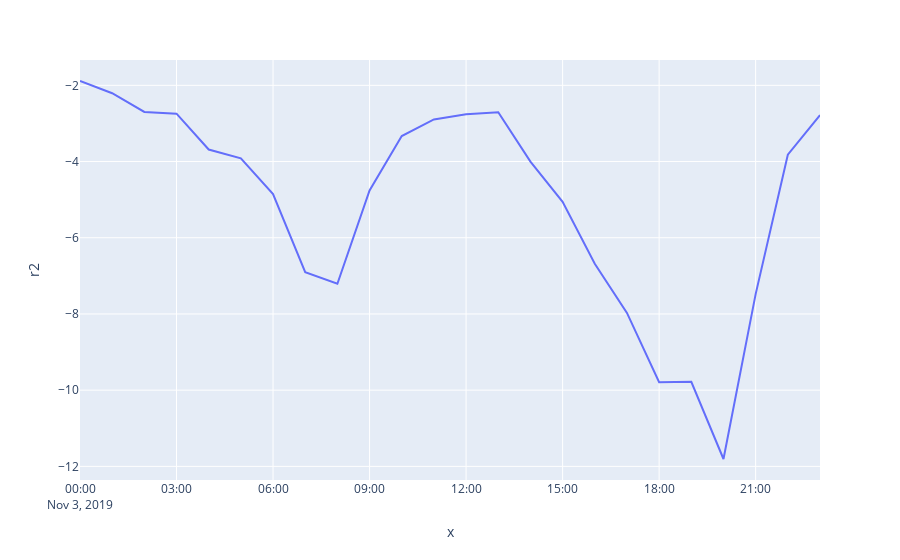
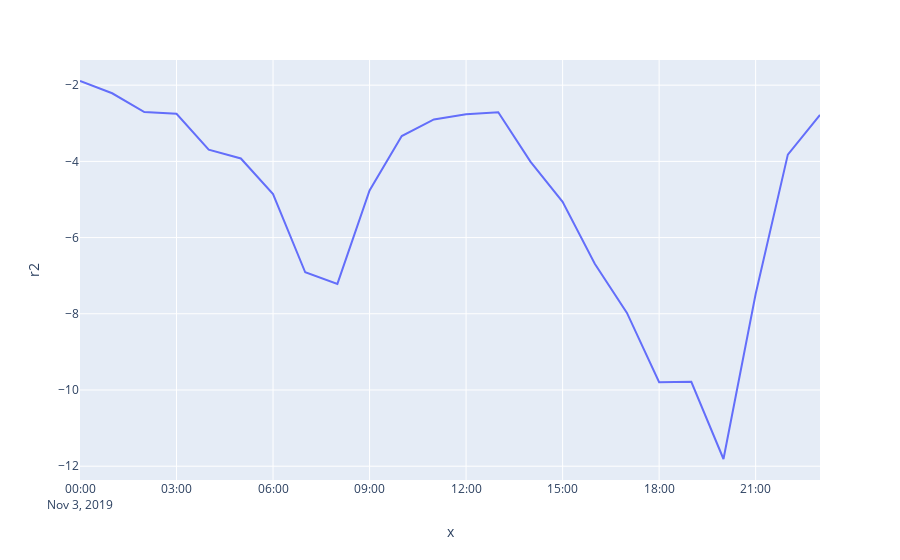
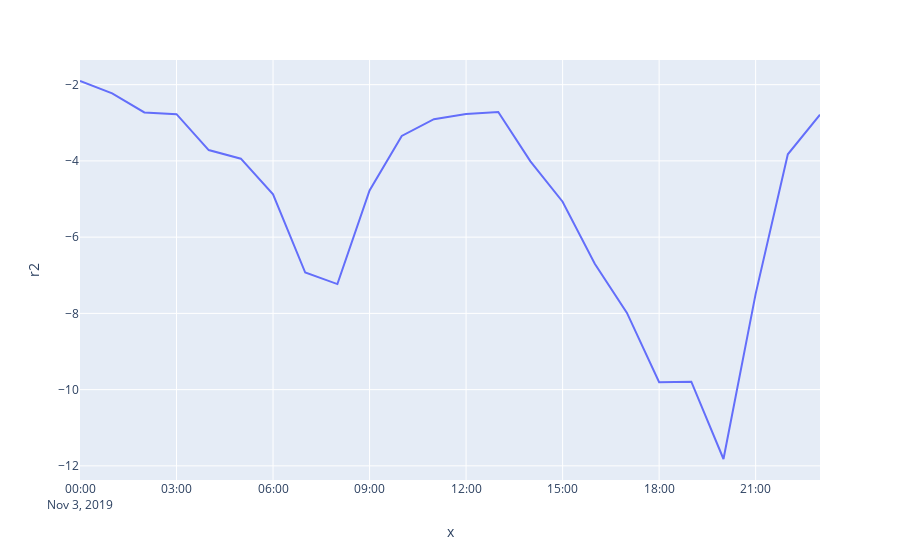
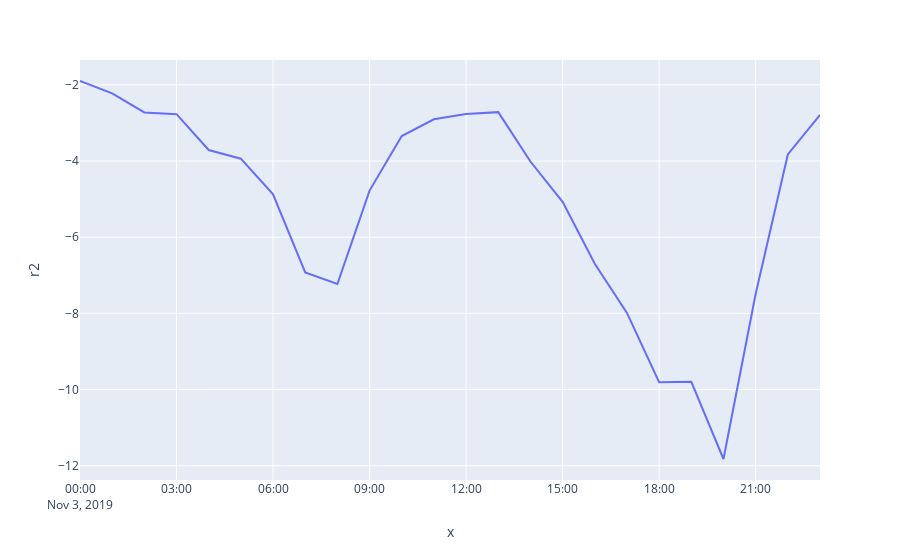

Here is the notebook cell these charts were saved with, in order:
### Code cell
for model_data in exp.model_data_list:
    scores = validation.metrics.measure_scores_by_hour(
        model_data.normalised_pred_data_df, validation.metrics.get_metric_methods()
    )

    fig = px.line(scores, x=scores.index, y=scores.r2)
    fig.show()

### Figure 1 — Plotly figure (JSON) as saved in the notebook; plotly's stock layout.template omitted (floating-point values rounded to 4 significant figures)
{"data": [{"hoverlabel": {"namelength": 0}, "hovertemplate": "x=%{x}<br>r2=%{y}", "legendgroup": "", "line": {"color": "#636efa", "dash": "solid"}, "mode": "lines", "name": "", "showlegend": false, "type": "scatter", "x": ["2019-11-03 00:00:00", "2019-11-03 01:00:00", "2019-11-03 02:00:00", "2019-11-03 03:00:00", "2019-11-03 04:00:00", "2019-11-03 05:00:00", "2019-11-03 06:00:00", "2019-11-03 07:00:00", "2019-11-03 08:00:00", "2019-11-03 09:00:00", "2019-11-03 10:00:00", "2019-11-03 11:00:00", "2019-11-03 12:00:00", "2019-11-03 13:00:00", "2019-11-03 14:00:00", "2019-11-03 15:00:00", "2019-11-03 16:00:00", "2019-11-03 17:00:00", "2019-11-03 18:00:00", "2019-11-03 19:00:00", "2019-11-03 20:00:00", "2019-11-03 21:00:00", "2019-11-03 22:00:00", "2019-11-03 23:00:00"], "xaxis": "x", "y": [-1.886, -2.207, -2.699, -2.744, -3.685, -3.917, -4.852, -6.904, -7.207, -4.76, -3.331, -2.894, -2.757, -2.708, -4.001, -5.059, -6.684, -7.974, -9.791, -9.782, -11.81, -7.479, -3.821, -2.781], "yaxis": "y"}], "layout": {"legend": {"tracegroupgap": 0}, "margin": {"t": 60}, "xaxis": {"anchor": "y", "domain": [0, 1], "title": {"text": "x"}}, "yaxis": {"anchor": "x", "domain": [0, 1], "title": {"text": "r2"}}}}

### Figure 2 — Plotly figure (JSON) as saved in the notebook; plotly's stock layout.template omitted (floating-point values rounded to 4 significant figures)
{"data": [{"hoverlabel": {"namelength": 0}, "hovertemplate": "x=%{x}<br>r2=%{y}", "legendgroup": "", "line": {"color": "#636efa", "dash": "solid"}, "mode": "lines", "name": "", "showlegend": false, "type": "scatter", "x": ["2019-11-03 00:00:00", "2019-11-03 01:00:00", "2019-11-03 02:00:00", "2019-11-03 03:00:00", "2019-11-03 04:00:00", "2019-11-03 05:00:00", "2019-11-03 06:00:00", "2019-11-03 07:00:00", "2019-11-03 08:00:00", "2019-11-03 09:00:00", "2019-11-03 10:00:00", "2019-11-03 11:00:00", "2019-11-03 12:00:00", "2019-11-03 13:00:00", "2019-11-03 14:00:00", "2019-11-03 15:00:00", "2019-11-03 16:00:00", "2019-11-03 17:00:00", "2019-11-03 18:00:00", "2019-11-03 19:00:00", "2019-11-03 20:00:00", "2019-11-03 21:00:00", "2019-11-03 22:00:00", "2019-11-03 23:00:00"], "xaxis": "x", "y": [-1.89, -2.212, -2.706, -2.752, -3.693, -3.924, -4.86, -6.911, -7.215, -4.765, -3.336, -2.898, -2.761, -2.711, -4.005, -5.063, -6.688, -7.978, -9.795, -9.785, -11.81, -7.482, -3.823, -2.783], "yaxis": "y"}], "layout": {"legend": {"tracegroupgap": 0}, "margin": {"t": 60}, "xaxis": {"anchor": "y", "domain": [0, 1], "title": {"text": "x"}}, "yaxis": {"anchor": "x", "domain": [0, 1], "title": {"text": "r2"}}}}

### Figure 3 — Plotly figure (JSON) as saved in the notebook; plotly's stock layout.template omitted (floating-point values rounded to 4 significant figures)
{"data": [{"hoverlabel": {"namelength": 0}, "hovertemplate": "x=%{x}<br>r2=%{y}", "legendgroup": "", "line": {"color": "#636efa", "dash": "solid"}, "mode": "lines", "name": "", "showlegend": false, "type": "scatter", "x": ["2019-11-03 00:00:00", "2019-11-03 01:00:00", "2019-11-03 02:00:00", "2019-11-03 03:00:00", "2019-11-03 04:00:00", "2019-11-03 05:00:00", "2019-11-03 06:00:00", "2019-11-03 07:00:00", "2019-11-03 08:00:00", "2019-11-03 09:00:00", "2019-11-03 10:00:00", "2019-11-03 11:00:00", "2019-11-03 12:00:00", "2019-11-03 13:00:00", "2019-11-03 14:00:00", "2019-11-03 15:00:00", "2019-11-03 16:00:00", "2019-11-03 17:00:00", "2019-11-03 18:00:00", "2019-11-03 19:00:00", "2019-11-03 20:00:00", "2019-11-03 21:00:00", "2019-11-03 22:00:00", "2019-11-03 23:00:00"], "xaxis": "x", "y": [-1.904, -2.23, -2.729, -2.774, -3.715, -3.941, -4.876, -6.929, -7.232, -4.777, -3.345, -2.906, -2.768, -2.717, -4.012, -5.07, -6.696, -7.986, -9.804, -9.793, -11.82, -7.488, -3.827, -2.787], "yaxis": "y"}], "layout": {"legend": {"tracegroupgap": 0}, "margin": {"t": 60}, "xaxis": {"anchor": "y", "domain": [0, 1], "title": {"text": "x"}}, "yaxis": {"anchor": "x", "domain": [0, 1], "title": {"text": "r2"}}}}

### Figure 4 — Plotly figure (JSON) as saved in the notebook; plotly's stock layout.template omitted (floating-point values rounded to 4 significant figures)
{"data": [{"hoverlabel": {"namelength": 0}, "hovertemplate": "x=%{x}<br>r2=%{y}", "legendgroup": "", "line": {"color": "#636efa", "dash": "solid"}, "mode": "lines", "name": "", "showlegend": false, "type": "scatter", "x": ["2019-11-03 00:00:00", "2019-11-03 01:00:00", "2019-11-03 02:00:00", "2019-11-03 03:00:00", "2019-11-03 04:00:00", "2019-11-03 05:00:00", "2019-11-03 06:00:00", "2019-11-03 07:00:00", "2019-11-03 08:00:00", "2019-11-03 09:00:00", "2019-11-03 10:00:00", "2019-11-03 11:00:00", "2019-11-03 12:00:00", "2019-11-03 13:00:00", "2019-11-03 14:00:00", "2019-11-03 15:00:00", "2019-11-03 16:00:00", "2019-11-03 17:00:00", "2019-11-03 18:00:00", "2019-11-03 19:00:00", "2019-11-03 20:00:00", "2019-11-03 21:00:00", "2019-11-03 22:00:00", "2019-11-03 23:00:00"], "xaxis": "x", "y": [-1.9, -2.226, -2.724, -2.77, -3.711, -3.938, -4.873, -6.926, -7.229, -4.776, -3.344, -2.905, -2.767, -2.717, -4.013, -5.071, -6.697, -7.987, -9.805, -9.794, -11.82, -7.489, -3.828, -2.787], "yaxis": "y"}], "layout": {"legend": {"tracegroupgap": 0}, "margin": {"t": 60}, "xaxis": {"anchor": "y", "domain": [0, 1], "title": {"text": "x"}}, "yaxis": {"anchor": "x", "domain": [0, 1], "title": {"text": "r2"}}}}
